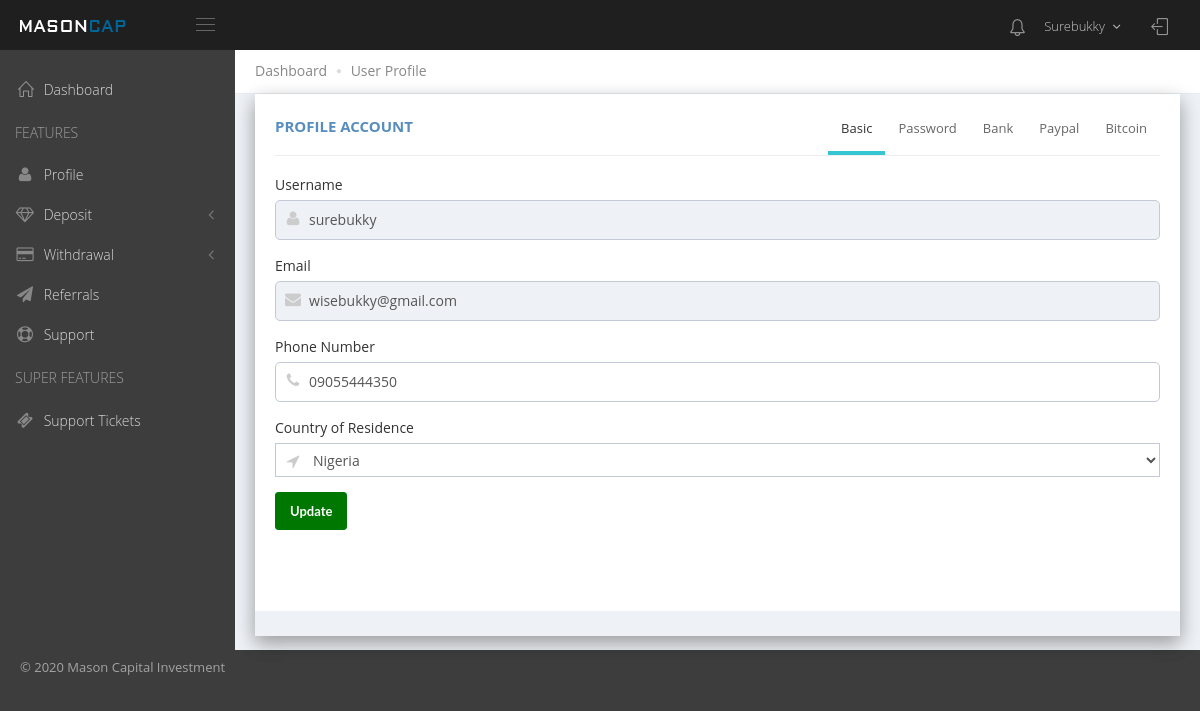
The app's page /dashboard/profile.php (signed in) with its own data.
### tables this page shows
CREATE TABLE `users` (
  `id` int(11) NOT NULL,
  `username` varchar(100) NOT NULL,
  `email` varchar(500) NOT NULL,
  `password` varchar(500) NOT NULL,
  `referral` varchar(200) NOT NULL,
  `bank_account_number` varchar(200) NOT NULL,
  `bank_account_name` varchar(200) NOT NULL,
  `bank_account_type` varchar(200) NOT NULL,
  `phone` varchar(200) NOT NULL,
  `bank` varchar(200) NOT NULL,
  `bank_active` varchar(200) NOT NULL DEFAULT 'No',
  `paypal_id` varchar(200) NOT NULL,
  `paypal_active` varchar(10) NOT NULL,
  `bitcoin_address` varchar(200) NOT NULL,
  `bitcoin_active` varchar(10) NOT NULL,
  `country` varchar(250) NOT NULL,
  `level` enum('user','admin','super_admin') NOT NULL DEFAULT 'user',
  `reset_link` varchar(250) NOT NULL,
  `joined` datetime NOT NULL
);

### dashboard/profile.php (the view, shortened to what the rows shown need)
<?php
include_once("../class/db.php");
include_once("../class/html.php");
include_once("../class/process.php");
include_once("../class/session.php");
$db = new db();
$html = new html($db);
$session = new session($db);
		if (!$session->sessionCheck("userSessionID")){
			header("location: ".URL."login");
			exit();
		}
		else {
		$userSessionID = $db->cleanData($session->getSession("userSessionID"));
		}
		$db->runQuery("SELECT * FROM users WHERE id = '$userSessionID'");
		$fetch = $db->getData();
		$username = $fetch["username"];
		$email = $fetch["email"];
		$phone = $fetch["phone"];
		$country = '<option value="'.$fetch["country"].'">'.$fetch["country"].'</option>';
		if ($username === "") {
			$usernameOutput = '<input type="text" placeholder="Enter a username for your account" class="form-control" value="'.$username.'" id="username"/>';
			}
			else  {
				$usernameOutput = '<input type="text" placeholder="Enter a username for your account" class="form-control" disabled="disabled" value="'.$username.'"/>
				<input type="hidden" value="'.$username.'" id="username"/>
				';
				}
$title = siteName.' ::: User Profile ';
?>
<?php
echo $html->dashboardHead('
<link href="'.URL.'plugins/select2/css/select2.min.css" rel="stylesheet" type="text/css" />
<link href="'.URL.'plugins/select2/css/select2-bootstrap.min.css" rel="stylesheet" type="text/css" />
<link href="'.URL.'plugins/bootstrap-fileinput/bootstrap-fileinput.css" rel="stylesheet" type="text/css" />
<link href="'.URL.'css/profile.min.css" rel="stylesheet" type="text/css" />
', $title, '', '');
echo $html->dashboardHeader();
?>
                <div class="page-content-wrapper">
                    <div class="page-content">
                        <div class="row">
                            <div class="col-md-12">
                                <div class="profile-content profile-wrapper">
                                    <div class="row">
                                        <div class="col-md-12">
                                            <div class="portlet light ">
                                                <div class="portlet-body">
                                                    <div class="tab-content tab-content-inputs-wrap">
                                                        <div class="tab-pane active" id="tab_1_1">
                                                                <div class="form-group">
                                                                    <div class="input-icon">
                        <i class="fa fa-user"></i>
                                                                   <?php echo $usernameOutput; ?>
                                                                    </div>
                                                                    </div>
                                                                <div class="form-group">
                                                                     <div class="input-icon">
                       												 <i class="fa fa-envelope"></i>
                                                                    <input type="text" class="form-control"  disabled="disabled" value="<?php echo $email ?>"/>
                                                                    </div>
                                                                    </div>
                                                                <div class="form-group">
                                                                      <div class="input-icon">
                        <i class="fa fa-phone"></i>
                        <input class="form-control placeholder-no-fix" type="text" placeholder="Enter a valid phone number" id="phone" value="<?php echo $phone; ?>"/>
                        </div>
                </div>
                                                                <div class="form-group">
                                                                     <div class="input-icon">
                        <i class="fa fa-location-arrow"></i>
                         <select name="country" id="country" class="select2 form-control">
                        <?php echo $country; ?>
                    </select>
                    </div>
                    </div>
                                                        </div>
                                                    </div>
                                                </div>
                                            </div>
                                        </div>
                                    </div>
                                </div>
                            </div>
                        </div>
                    </div>
                </div>
<?php echo $html->dashboardFooter(''); ?>

### class/html.php (shortened to what the rows shown need)
<?php
include_once('db.php');
include_once('session.php');
class html {
    private $db;
	private $session;
    public function __construct($db){
        $this->db = $db;
		$this->session = new session(db);
    }
	public function dashboardHead($css, $title, $desc, $keywords){
		if ($desc === "") {
			$desc = siteDesc;
			}
		if ($keywords === "") {
			$keywords = siteKeywords;
			}
		$dashboardHead = '<!DOCTYPE html>
				<html lang="en">
					<head>
        <meta charset="utf-8" />
        <title>'.$title.'</title>
        <meta http-equiv="X-UA-Compatible" content="IE=edge">
        <meta content="width=device-width, initial-scale=1" name="viewport" />
        <meta content="'.$desc.'" name="description" />
        <meta content="'.$keywords.'" name="keywords" />
        <link href="'.URL.'plugins/font-awesome/css/font-awesome.min.css" rel="stylesheet" type="text/css" />
        <link href="'.URL.'plugins/simple-line-icons/simple-line-icons.min.css" rel="stylesheet" type="text/css" />
        <link href="'.URL.'plugins/bootstrap/css/bootstrap.css" rel="stylesheet" type="text/css" />
        <link href="'.URL.'plugins/bootstrap-switch/css/bootstrap-switch.min.css" rel="stylesheet" type="text/css" />
        <link href="'.URL.'plugins/morris/morris.css" rel="stylesheet" type="text/css" />
        <link href="'.URL.'plugins/datatables/datatables.min.css" rel="stylesheet" type="text/css" />
        <link href="'.URL.'plugins/datatables/plugins/bootstrap/datatables.bootstrap.css" rel="stylesheet" type="text/css" />
        <link href="'.URL.'css/components.min.css" rel="stylesheet" id="style_components" type="text/css" />
        <link href="'.URL.'css/plugins.min.css" rel="stylesheet" type="text/css" />
        <link href="'.URL.'css/layout.min.css" rel="stylesheet" type="text/css" />
        <link href="'.URL.'css/themes/default.css" rel="stylesheet" type="text/css" id="style_color" />
		<link rel="shortcut icon" href="'.URL.'images/favicon.png" />
		'.$css.'
		<link rel="stylesheet" type="text/css" href="'.URL.'css/main.css" />
		</head>
		<body class="page-header-fixed page-sidebar-closed-hide-logo page-container-bg-solid page-content-white">
        <div class="page-wrapper">
		';
		return $dashboardHead;
		}
		public function dashboardHeader() {
		$dashboardHeader = '<div class="page-header navbar navbar-fixed-top">
                <div class="page-header-inner">';
		$dashboardHeader .= '
                    <div class="page-logo">
                        <a href="'.URL.'"> </a>
						<img src="'.URL.'/images/d_logo.png" alt="logo" class="logo-default" /> </a>
                        <div class="menu-toggler sidebar-toggler">
                            <span></span>
                        </div>
                    </div>
                    ';
		$dashboardHeader .= '
		<a href="javascript:;" class="menu-toggler responsive-toggler" data-toggle="collapse" data-target=".navbar-collapse"><span></span></a>
       	';
		$userSessionID = $this->db->cleanData($this->session->getSession("userSessionID"));
		$this->db->runQuery("SELECT username, level FROM users WHERE id = '$userSessionID'");
		$fetch = $this->db->getData();
		$username = $fetch["username"];
		$level = $fetch["level"];
		if ($level === "user") {
			$this->db->runQuery("SELECT id FROM support WHERE uid = '$userSessionID' AND username = 'Admin' AND (user_view_status = '0')");
			if ($this->db->numRows() > 0) 	{
			$totalUnread = '<span class="badge badge-default">'.$this->db->numRows().'</span>';
			}
			else {
				$totalUnread = '';
				}
			$notif = ' <a href="'.URL.'dashboard/support" class="dropdown-toggle" >
                                    <i class="icon-bell"></i>
                                    '.$totalUnread.'
                                </a>';
			}
			else {
				$this->db->runQuery("SELECT id FROM support WHERE username != 'Admin' AND admin_view_status = '0'");
				if ($this->db->numRows() > 0) 	{
			$totalUnread = '<span class="badge badge-default">'.$this->db->numRows().'</span>';
			}
			else {
				$totalUnread = '';
				}
				$notif = ' <a href="'.URL.'dashboard/view_support_tickets" class="dropdown-toggle" >
                                    <i class="icon-bell"></i>
                                    '.$totalUnread.'
                                </a>';
				}
		$dashboardHeader .= '
                    <div class="top-menu">
                        <ul class="nav navbar-nav pull-right">
                            <li class="dropdown dropdown-extended dropdown-notification" id="header_notification_bar">
                               '.$notif.'
                            </li>
                            <li class="dropdown dropdown-user">
                                <a href="javascript:;" class="dropdown-toggle" data-toggle="dropdown" data-hover="dropdown" data-close-others="true">
                                    <span class="username username-hide-on-mobile">'.ucfirst($fetch["username"]).'</span>
                                    <i class="fa fa-angle-down"></i>
                                </a>
                                <ul class="dropdown-menu dropdown-menu-default">
                                    <li>
                                        <a href="'.URL.'dashboard/profile">
                                            <i class="icon-user"></i> My Profile </a>
                                    </li>
                                    <li class="divider"> </li>
                                    <li>
                                        <a href="'.URL.'dashboard/logout">
                                            <i class="icon-key"></i> Log Out </a>
                                    </li>
                                </ul>
                            </li>
                            <li class="dropdown dropdown-quick-sidebar-toggler">
                                <a href="'.URL.'" class="dropdown-toggle">
                                    <i class="icon-logout"></i>
                                </a>
                            </li>
                        </ul>
                    </div>
                    ';
		$dashboardHeader .= '</div>
            </div>
            <div class="clearfix"> </div>
			<div class="page-container">
			';
		return $dashboardHeader;
		}
	public function dashboardFooter($addScript) {
		$dashboardFooter = '
		</div>
                <div class="page-footer-inner" > &copy; '.date("Y").' '.siteName.'</div>
		</div>
		<script src="'.URL.'plugins/respond.min.js"></script>
		<script src="'.URL.'plugins/excanvas.min.js"></script>
		<script src="'.URL.'plugins/ie8.fix.min.js"></script>
        <script src="'.URL.'plugins/jquery.min.js" type="text/javascript"></script>
        <script src="'.URL.'plugins/bootstrap/js/bootstrap.min.js" type="text/javascript"></script>
        <script src="'.URL.'plugins/js.cookie.min.js" type="text/javascript"></script>
        <script src="'.URL.'plugins/jquery-slimscroll/jquery.slimscroll.min.js" type="text/javascript"></script>
        <script src="'.URL.'plugins/jquery.blockui.min.js" type="text/javascript"></script>
        <script src="'.URL.'plugins/bootstrap-switch/js/bootstrap-switch.min.js" type="text/javascript"></script>
        <script src="'.URL.'plugins/moment.min.js" type="text/javascript"></script>
        <script src="'.URL.'plugins/bootstrap-daterangepicker/daterangepicker.min.js" type="text/javascript"></script>
        <script src="'.URL.'plugins/morris/morris.min.js" type="text/javascript"></script>
        <script src="'.URL.'plugins/morris/raphael-min.js" type="text/javascript"></script>
        <script src="'.URL.'plugins/counterup/jquery.waypoints.min.js" type="text/javascript"></script>
        <script src="'.URL.'plugins/counterup/jquery.counterup.min.js" type="text/javascript"></script>
        <script src="'.URL.'plugins/amcharts/amstockcharts/amstock.js" type="text/javascript"></script>
        <script src="'.URL.'plugins/fullcalendar/fullcalendar.min.js" type="text/javascript"></script>
        <script src="'.URL.'plugins/horizontal-timeline/horizontal-timeline.js" type="text/javascript"></script>
        <script src="'.URL.'scripts/app.min.js" type="text/javascript"></script>
        <script src="'.URL.'scripts/dashboard.min.js" type="text/javascript"></script>
        <script src="'.URL.'scripts/layout.min.js" type="text/javascript"></script>
        <script src="'.URL.'scripts/demo.min.js" type="text/javascript"></script>
        <script src="'.URL.'scripts/quick-sidebar.min.js" type="text/javascript"></script>
        <script src="'.URL.'scripts/quick-nav.min.js" type="text/javascript"></script>
        <script src="'.URL.'scripts/datatable.js" type="text/javascript"></script>
        <script src="'.URL.'plugins/datatables/datatables.min.js" type="text/javascript"></script>
        <script src="'.URL.'plugins/datatables/plugins/bootstrap/datatables.bootstrap.js" type="text/javascript"></script>
        <script src="'.URL.'scripts/app.min.js" type="text/javascript"></script>
        <script src="'.URL.'scripts/table-datatables-managed.min.js" type="text/javascript"></script>
		'.$addScript.'
		<script src="'.URL.'scripts/main.js" type="text/javascript"></script>
    	</body></html> ';
		return $dashboardFooter;
		}
}

### records on screen
users: username "Surebukky", username "surebukky", email "wisebukky@gmail.com", phone "09055444350", country "Nigeria"

### other values on screen
siteName "Mason Capital Investment"
